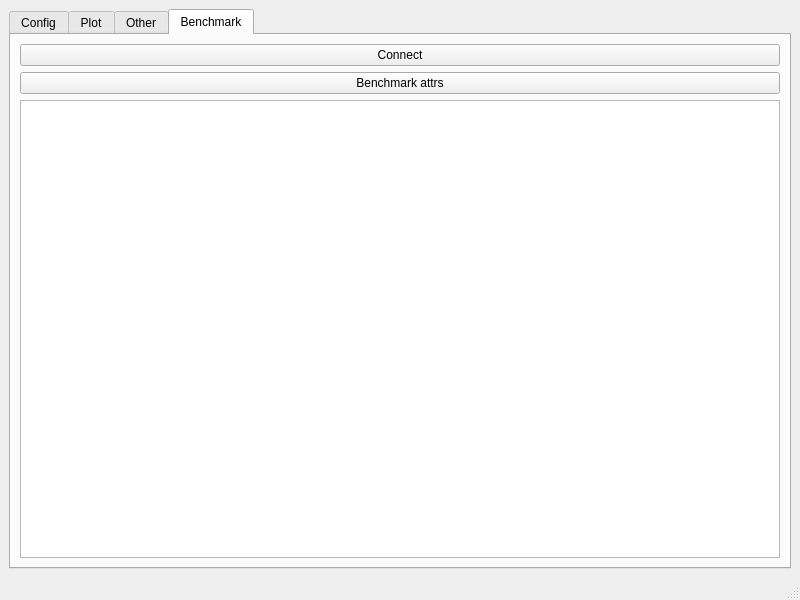
<?xml version="1.0" encoding="UTF-8"?>
<ui version="4.0">
 <class>MainWindow</class>
 <widget class="QMainWindow" name="MainWindow">
  <property name="geometry">
   <rect>
    <x>0</x>
    <y>0</y>
    <width>800</width>
    <height>600</height>
   </rect>
  </property>
  <property name="windowTitle">
   <string>MainWindow</string>
  </property>
  <property name="styleSheet">
   <string notr="true">/* Default background color */
QMainWindow &gt; .QWidget, adiscope--Sismograph &gt; QwtPlotCanvas, QMessageBox, QToolTip {
	background-color: #272730;
}

/* Default settings for QWidget and its sub-classes */
QWidget {
	background-color: transparent;
	color: #bebebe;
	font-style: normal;
	font-weight: normal;
	font-size: 13px;
}

QToolTip {
    padding: 6px;
    border: 1px solid rgba(149, 152, 154, 150);
    color: white;
}

QLabel {
	color: rgba(255, 255, 255, 150);
	font-size: 13px;
	font-style: normal;
	font-weight: normal;
	text-align: left;
}

QLabel:disabled, QRadioButton:disabled {color: rgba(255, 255, 255, 80); }

QLabel[invalid=true] { color: red; }

QLabel[valid=true] { color: rgba(255, 255, 255, 150) }

QTextBrowser { background-color: rgba(0, 0, 0, 150); }

/* Apply a gradient to the MenuAnim widgets */
adiscope--MenuAnim, adiscope--DMM #widget_2, .adiscope--PowerController #rightMenu {
	background-color: qlineargradient(spread:pad, x1: 0, y1: 0, x2: 0, y2: 1, stop: 0 rgba(0, 0, 0, 40), stop: 0.15 transparent, stop: 0.85 transparent, stop: 1.0 rgba(0, 0, 0, 40));
}

/* Except for the tool launcher's MenuAnim */
QMainWindow &gt; .QWidget &gt; .adiscope--MenuAnim { background-color: none; }

QwtPlot, QwtPolarPlot, pv--view--Viewport, QWidget[plot_container=true]{
	background-color: black;
}

/* QwtPlot should have a black background, except the sismographs */
adiscope--Sismograph { background-color: transparent; }

QwtPlotCanvas { background-color: #141416; }

QwtPolarCanvas { background-color: none; }

QwtScaleWidget { color: rgba(255, 255, 255, 180); }

QwtThermo {
	color: #999999;
	font-size: 26px;
}

adiscope--BufferPreviewer {
	border: 1px solid #7092be;
	alternate-background-color: #4a64ff;
	selection-background-color: #141416;
	selection-color: #ff7200;
	color: white;
}

QDial {
  background-color: black;
  color: #4963ff;
}

QTabWidget::tab-bar { left: 0; }

QTabWidget::pane { border-top: 0px; }

QTabBar::tab {
	min-width: 100px;
	min-height: 32px;
	padding-bottom: 5px;
	font: normal;
}

QTabBar::tab:selected {
	color: white;
	border-bottom: 2px solid #f36d0a;
	margin-top: 0px;
}

QTabBar::tab:!selected {
	border-bottom: 2px solid #373740;
}

QRadioButton {
	color: white;
	spacing: 12px;
}

QRadioButton::indicator {
	width: 14px;
	height: 14px;
	border: 2px solid;
	border-radius: 9px;
	border-color: #4963FF;
}

QRadioButton::indicator:checked { background-color: #4963FF; }

QRadioButton::indicator:disabled { border-color: #555555; }

QRadioButton::indicator:checked:disabled { background-color: #555555; }

QLineEdit {
	color: white;
	font-size: 16px;
	border: 0px solid gray;
	border-bottom: 1px solid rgba(255, 255, 255, 102);
	padding: 2px;
}

QLineEdit[valid=true]{ color: white; }
QLineEdit[invalid=true]{ color: red; }

QComboBox {
	height: 24px;
	border: none;
	font-size: 14px;

	border-bottom: 1px solid rgba(255, 255, 255, 102);
	padding-bottom: 4px;
}

QComboBox:disabled, QLineEdit:disabled { color: #555555; }

QComboBox QAbstractItemView {
	border: none;
	background-color: #1b1b21;
	text-align: left;
	color: #bebebe;
	outline: none;

	border-bottom: 1px solid #bebebe;
	border-top: 1px solid #bebebe;
}

/* This only works on Windows */
QComboBox QAbstractItemView {
	selection-background-color: #272730;
}

/* This does not work on Windows */
QComboBox::item:selected {
	font-weight: bold;
	font-size: 18px;
	border-bottom: 0px solid none;
	background-color: #272730;
}

QComboBox::drop-down {
	subcontrol-position: center right;
	border-image: url(:/icons/sba_cmb_box_arrow.svg);
	width: 10px;
	height: 6px;
	font-size: 16px;
	text-align: left;
}

QComboBox::indicator {
	background-color: transparent;
	selection-background-color: transparent;
	color: transparent;
	selection-color: transparent;
}

QMessageBox QLabel {
	height: 420px;
	width: 680px;
	color: rgba(255,255,255,240);
	font-size: 14px;
	font: bold;
}

QMessageBox QPushButton {
	height: 20px;
	width: 120px;
	background-color: #4a64ff;
	color: white;
	font-size: 16px;
	font: bold;
	border-radius: 5px;
	border-color: #4a64ff;
	border-style: solid;
	border-width: 1px;
}

QAbstractSpinBox {
	height: 45px;
	font-size: 16px;
	font-weight: bold;
	border-bottom: 1px solid rgba(255, 255, 255, 102);
}

QAbstractSpinBox::up-button, QAbstractSpinBox::down-button {
	height: 20px;
	width: 20px;
}

QAbstractSpinBox::up-button { border-image: url(:/icons/sba_up_btn.svg); }

QAbstractSpinBox::up-button:hover { border-image: url(:/icons/sba_up_btn_hover.svg); }

QAbstractSpinBox::up-button:pressed { border-image: url(:/icons/sba_up_btn_pressed.svg); }

QAbstractSpinBox::down-button { border-image: url(:/icons/sba_dn_btn.svg); }

QAbstractSpinBox::down-button:hover { border-image: url(:/icons/sba_dn_btn_hover.svg); }

QAbstractSpinBox::down-button:pressed { border-image: url(:/icons/sba_dn_btn_pressed.svg); }

QGroupBox {
	border: 2px solid rgba(255, 255, 255, 40);
	border-radius: 8px;
	color: rgba(255, 255, 255, 40);
	font-size: 16px;
	font-weight: bold;
	margin-top: 9px;
	padding-top: 5px;
}

QGroupBox::title {
	subcontrol-origin: margin;
	subcontrol-position: top left; /* position at the top center */
}

QScrollBar:vertical {
  background: #262628;
  max-width: 8px;
}

QScrollBar::handle:vertical {
  background: #404040;
  border: 0;
  border-radius: 3px;
}
QScrollBar::handle:vertical:hover {
  background: #4a4a4b;
  border: 0;
  border-radius: 3px;
}

QScrollBar::add-page:vertical, QScrollBar::sub-page:vertical { background: none; }

QScrollBar::add-line:vertical, QScrollBar::sub-line:vertical {
  border: none;
  background: none;
}

QScrollBar:horizontal {
  background: #262628;
  max-height: 6px;
  border-radius: 3px;
}

QScrollBar::handle:horizontal {
  background: #404040;
  border: 0;
  border-radius: 3px;
}

QScrollBar::handle:horizontal:hover {
  background: #4a4a4b;
  border: 0;
  border-radius: 3px;
}

QScrollBar::add-page:horizontal, QScrollBar::sub-page:horizontal { background: none; }

QScrollBar::add-line:horizontal, QScrollBar::sub-line:horizontal {
	border: none;
	background: none;
}

QDialog { background-color: #1b1b21; }

ScopyAboutDialog QPushButton{
	background-color: #4a64ff;
	color: #ffffff;
}

QTextBrowser#aboutTextBrowser{
	background-color: transparent;
	link-color: yellow;
	selection-color: yellow;
	color: white;
}

/* Label, line and arrow button dividers between sections */

QLabel[subsection_label=true]{
	font-size: 12px;
	color: rgba(255, 255, 255, 70);
}

QFrame[subsection_line=true]{ border: 1px solid rgba(255, 255, 255, 70); }

QPushButton[subsection_arrow_button=true]{
	max-height: 6px;
	max-width: 10px;
	border-image: url(:/icons/sba_cmb_box_arrow.svg);
}

QPushButton[subsection_arrow_button=true]:checked{
	max-height: 10px;
	max-width:  6px;
	border-image: url(:/icons/sba_cmb_box_arrow_right.svg);
}


/* Label associated with settings menu, right above a blue line divider */

QLabel[general_settings_label=true]{
	color: white;
	font-size: 14px;
	font-weight: normal;
}

/* Blue line divider */

QFrame[blue_line=true]{ border: 2px solid #4A64FF; }


/* General style for blue buttons */

QPushButton[blue_button=true]{
	background-color: #4a64ff;
	color: #ffffff;
	border-radius: 4px;
	font-size: 14px;
}

QPushButton[blue_button=true]:pressed{ background-color: #2a44df; }

QPushButton[blue_button=true]:hover{ background-color: #4a34ff; }

QPushButton[blue_button=true]:disabled { background-color: grey; }

/* Info button for each tool */

QPushButton[info_button=true]{
	 min-height: 40px;
	 max-height: 40px;
	 min-width: 40px;
	 max-width: 40px;
	 background-color: transparent;
	 border-radius: 4px;
}

QPushButton[info_button=true]:hover { background-color: rgba(0, 0, 0, 60); }


/* Menu title label */

QLabel[menu_title_label=true]{
	color: white;
	font-weight: normal;
	font-size: 14px;
}


/* Style for all SpinBoxes */

QSpinBox{
	color: white;
	border: 0px;
	border-bottom: 1px solid rgba(255, 255, 255, 100);
}


QCheckBox {
  spacing: 8px;
  background-color: transparent;
  font-size: 14px;
  font-weight: bold;
  color: rgba(255, 255, 255, 153);
}

QCheckBox::indicator {
  width: 14px;
  height: 14px;
  border: 2px solid rgb(74,100,255);
  border-radius: 4px;
}

QCheckBox::indicator:unchecked { background-color: transparent; }
QCheckBox::indicator:checked { background-color: rgb(74,100,255); }


QSlider::groove {
	border: 1px solid #444444;
	height: 2px; /* the groove expands to the size of the slider by default. by giving it a height, it has a fixed size */
	background: #999999;
	margin: 2px 0;
	border-radius: 2px;
}

QSlider::handle {
	background: rgb(73, 99, 255);
	border: 0px solid;
	width: 18px;
	margin: -8px 0; /* handle is placed by default on the contents rect of the groove. Expand outside the groove */
	border-radius: 8px;
}

QSlider::handle:disabled { background: #444444; }

QSlider::sub-page:horizontal { background: #4A64FF; }


/* Style for settings and general settings buttons from all menus */

QPushButton[menu_icon_button=true] {
	 min-height: 40px;
	 max-height: 40px;
	 min-width: 60px;
	 max-width: 60px;
	 padding-top:5px
}

QPushButton[menu_icon_button=true]:checked { border-top: 1px solid rgba(255,255,255,150); }

QPushButton[menu_icon_button=true]:!checked { border-top: 1px solid rgba(255,255,255,0); }

QPushButton[menu_icon_button=true]:!checked:hover { border-top: 1px solid rgba(255,255,255,0); }

QPushButton[menu_icon_button=true]:checked:hover { border-top: 1px solid rgba(255,255,255,200); }


/* Style for all Tool launcher buttons, such as Home, Menu, Preferences, Load, Save, Notes, etc. */

QPushButton[tool_launcher_custom_widget=true] {
	text-align:left;
	border: none;
	background-color: none;
}

.QWidget[tool_launcher_custom_widget=true]:hover {
	background-color: rgba(0, 0, 0, 60);
	border: 1px solid rgba(0, 0, 0, 30);
	border-radius:5px;
}

QWidget[tool_launcher_custom_widget=true][selected=true] {
	background-color: rgba(0, 0, 0, 60);
	border: 1px solid rgba(0, 0, 0, 30);
	border-radius:5px;
}


/* Style for icon-buttons such as Device, Home, Plus, etc. */

QWidget[menu_button=true][selected=true] {
	opacity: 0.6;
	border-radius: 4px;
	background-color: #141416;
}

QWidget[menu_button=true][selected=false] { background-color: transparent; }


/* Styles for DigitalIO widgets */

QWidget#page {
	border-radius: 12px;
	background-color: rgba(0, 0, 0, 80);
}

QWidget#stackedWidgetPage1 {
	border-radius: 12px;
	background-color: #141416;
}


/* Background color for info page */

.adiscope--StackedHomepage#stackedWidget{ background-color: black; }


/* Style for all line separators */

QFrame[line_separator=true]{ background-color: rgba(255, 255, 255, 16); }


/* Background color for Voltmeter and Power Supply */

.adiscope--PowerController #leftPanel, .adiscope--DMM #leftPanel{
	background-color: rgba(0, 0, 0, 40);
}


/* Gradient background for all instruments */

.adiscope--Oscilloscope #mainWidget, .adiscope--SpectrumAnalyzer #mainWidget,
.adiscope--NetworkAnalyzer #mainWidget, .adiscope--SignalGenerator #mainWidget,
.adiscope--logic--LogicAnalyzer #mainWidget, .adiscope--logic--PatternGenerator #mainWidget,
.adiscope--DigitalIO #widget, .adiscope--DMM #hLayout_top_btn_area_voltmeter, .adiscope--PowerController #hWidget_top_area {
	background-color: qlineargradient(spread:pad, x1: 0, y1: 0, x2: 1, y2: 0, stop: 0 rgba(0, 0, 0, 40), stop: 0.1 transparent, stop: 1.0 transparent);
}

/* Remove inherited gradient from the export setting of the Oscilloscope */

.adiscope--ExportSettings #mainWidget, .adiscope--ImportSettings #mainWidget {
	background-color: none;
}

adiscope--CursorReadouts {
  background-color: black;
}

QWidget[scopy_logo=true]{
	background-image: url(:/menu/scopy_title.png);
	background-repeat: no-repeat;
	background-position: left center;
}

QPushButton[menu_icon=true]{
	background-image: url(:/menu/menu_button.png);
	background-repeat: no-repeat;
	background-position: left center;
}

QWidget[adi_logo=true]{
	background-image: url(:/menu/adi.png);
	background-repeat: no-repeat;
	background-position: left center;
	min-width: 104px;
	min-height: 30px;
}

QPushButton[save_logo=true]{
	background-image: url(:/icons/ic save.svg);
	background-repeat: no-repeat;
}

QPushButton[load_logo=true]{
	background-image: url(:/icons/ic load.svg);
	background-repeat: no-repeat;
	background-position: left center;
}

QPushButton[preferences_icon=true]{
	background-image: url(:/menu/debugger.png);
	background-repeat: no-repeat;
	background-position: left center;
	qproperty-text: &quot;Preferences&quot;;
	text-align: center;
}

QPushButton[general_settings_icon=true]:checked {
  image: url(:/icons/gear_wheel_pressed.svg);
}

QPushButton[general_settings_icon=true]:!checked {
  image: url(:/icons/gear_wheel.svg);
}


QPushButton[general_settings_icon=true]:!checked:hover {
  image: url(:/icons/gear_wheel_hover.svg);
}

QPushButton[general_settings_icon=true]:checked:hover {
  image: url(:/icons/gear_wheel_pressed.svg);
}

QPushButton[settings_icon=true]:checked {
  image: url(:/icons/setup3_checked_hover.svg);
}

QPushButton[settings_icon=true]:!checked {
  image: url(:/icons/setup3_unchecked.svg);
}

QPushButton[settings_icon=true]:!checked:hover {
  image: url(:/icons/setup3_unchecked_hover.svg);
}

QPushButton[settings_icon=true]:checked:hover {
  image: url(:/icons/setup3_checked_hover.svg);
}

QHeaderView::section {
  background-color: transparent;
}

QHeaderView::section:checked {
  background-color: transparent;
}

/*************************************************************/



/************************** Channel widget **************************/

adiscope--ChannelWidget QWidget {
  color: rgba(255, 255, 255, 153);

  border-width: 0px;
  border-radius: 6px;
}

/* Widget containing box, name, btn */

adiscope--ChannelWidget QWidget#widget {
  background-color: transparent;
  border-radius: 4px;
}
adiscope--ChannelWidget QWidget#widget[selected=true] {
  background-color: rbga(20, 20, 22, 153);
}

/* Round check box */
adiscope--ChannelWidget QCheckBox#box{
  spacing: 0px;
  background-color: none;
  font-size: 14px;
  font-weight: bold;
}
adiscope--ChannelWidget QCheckBox#box::indicator {
  width: 14px;
  height: 14px;
  border: 2px solid #000000; /* Will be overwritted in the ChannelWidget constructor */
  border-radius: 9px;
}
adiscope--ChannelWidget QCheckBox#box::indicator:unchecked {
  background-color: transparent;
}
adiscope--ChannelWidget QCheckBox#box::indicator:checked {
  background-color: #000000; /* Will be overwritted in the ChannelWidget constructor */
}

/* Name */
adiscope--ChannelWidget QPushButton#name {
  font-size: 14px;
  font-weight: bold;
  background-color: none;
}

/* Delete Button */
adiscope--ChannelWidget QPushButton#delBtn {
  width: 24px;
  height: 24px;
  background-color: transparent;
  background-position: center center;
  background-repeat: no-repeat;
  background-image: url(:/icons/redX.svg);
}
adiscope--ChannelWidget QPushButton#delBtn::hover {
   background-image: url(:/icons/redX.svg);
}

/* Menu button */
adiscope--ChannelWidget QPushButton#btn {
  width: 40px;
  height: 20px;
  background-color: transparent;
}
adiscope--ChannelWidget QPushButton#btn:pressed {
  border-image: url(:/icons/setup_btn_checked.svg)
}
adiscope--ChannelWidget QPushButton#btn:!pressed {
  border-image: url(:/icons/setup_btn_unchecked.svg)
}
adiscope--ChannelWidget QPushButton#btn:hover:!pressed:!checked {
  border-image: url(:/icons/setup_btn_hover.svg)
}
adiscope--ChannelWidget QPushButton#btn:checked {
  border-image: url(:/icons/setup_btn_checked.svg)
}

/* Underline */
adiscope--ChannelWidget QFrame#line {
  border: 2px solid transparent;
}
adiscope--ChannelWidget QFrame#line[selected=true] {
  border: 2px solid #000000; /* Will be overwritted in the ChannelWidget constructor */
}

/*************************************************************/



/******************** Dropdown switch list ************************/

adiscope--DropdownSwitchList {
  height: 30px;
  border: 0px;
  font-size: 18px;
  border-radius: 4px;
  padding-left: 20px;
}

adiscope--DropdownSwitchList:editable{
  background-color: #141416;
  color: white;
}

adiscope--DropdownSwitchList::drop-down {
  subcontrol-position: center right;
  width: 10px;
  height: 6px;
  border-image: url(:/icons/sba_cmb_box_arrow.svg);
  margin-right: 20px;
}

adiscope--DropdownSwitchList QAbstractItemView {
  border: 0px;
  background-color: #141416;
  font-size: 18px;
  outline: 0px;

  /* Add left space. Color should match background-color*/
  border-left: 0px solid #141416; /* setting to 0 for now */
}

adiscope--DropdownSwitchList QAbstractItemView::item {
  color: #ffffff;
  height: 60px;
}

adiscope--DropdownSwitchList QAbstractItemView::item:hover {
  background-color: #141416;
  font-weight: bold;
  border-bottom: 0px solid none;
}

adiscope--DropdownSwitchList QHeaderView {
  /* Cancel the effect of the QAbstractItemView border-left property. It's
  necessary because the border (or padding) of the QAbstractItemView applies to
  this element as well. */
  padding-left: -0px;
}

adiscope--DropdownSwitchList QHeaderView:section {
  color: rgba(255, 255, 255, 153);
  background-color: #141416;
  border: 0px;
  font: 14px;
}

adiscope--DropdownSwitchList QCheckBox {
	background-color: #141416;
}

adiscope--DropdownSwitchList QCheckBox::indicator {
  width: 16px;
  height: 16px;
  subcontrol-position: center;
}

/*************************************************************/



/************************* SpinBoxes *************************/

adiscope--SpinBoxA QPushButton#SBA_UpButton {
  width: 30px;
  height: 30px;
  border-image: url(:/icons/sba_up_btn.svg);
  border: 0px;
}

adiscope--SpinBoxA QPushButton#SBA_UpButton:pressed {
  border-image: url(:/icons/sba_up_btn_pressed.svg);
}
adiscope--SpinBoxA QPushButton#SBA_UpButton:hover:!pressed {
  border-image: url(:/icons/sba_up_btn_hover.svg);
}

adiscope--SpinBoxA QPushButton#SBA_DownButton {
  width: 30px;
  height: 30px;
  border-image: url(:/icons/sba_dn_btn.svg);
  border: 0px;
}
adiscope--SpinBoxA QPushButton#SBA_DownButton:pressed {
  border-image: url(:/icons/sba_dn_btn_pressed.svg);
}
adiscope--SpinBoxA QPushButton#SBA_DownButton:hover:!pressed {
  border-image: url(:/icons/sba_dn_btn_hover.svg);
}

adiscope--SpinBoxA QLabel#SBA_Label {
  color: rgba(255, 255, 255, 102);
  font-size: 14px;
}

adiscope--SpinBoxA QLineEdit#SBA_LineEdit {
  height: 20px;
  width: 75px;
  font-size: 18px;
  border: 0px;
  bottom: 10px;
}

adiscope--SpinBoxA QFrame#SBA_Line {
  color: #4a64ff;
}

adiscope--SpinBoxA QFrame#SBA_Line:disabled {
  color: #555555;
}

adiscope--SpinBoxA QComboBox#SBA_Combobox {
  height: 20px;
  font-size: 12px;
  font-weight: normal;
  border-bottom: 0px;
  padding-bottom: 0px;
}

adiscope--SpinBoxA QComboBox#SBA_Combobox::drop-down {
  subcontrol-position: center right;
  width: 10px;
  height: 6px;
  border-image: url(:/icons/sba_cmb_box_arrow.svg);
}

adiscope--SpinBoxA QComboBox#SBA_Combobox::drop-down:disabled {
  subcontrol-position: center right;
  width: 0px;
  height: 0px;
  border-image: url(:/icons/sba_cmb_box_arrow.svg);
}

adiscope--SpinBoxA QDial#SBA_CompletionCircle {
  background-color: black;
  color: #4963ff;
}
/*************************************************************/


/******************** Stop buttons *************************/

QPushButton[stopButton=true] {
    background-repeat: no-repeat;
    background-position: center center;
}

QPushButton[stopButton=true]:enabled {
    background-image: url(:/icons/ico-stop.svg);
}

QPushButton[stopButton=true][disabled=true][enabled=false] {
    background-image: url(:/icons/ico-stop.svg);
}

QPushButton[stopButton=true]:checked {
    background-image: url(:/icons/ico-play-green.svg);
}

/*************************************************************/

/******************** User Notes *************************/

QPushButton[userNote=true] {
        background-image: url(:/icons/ic_note_unchecked.svg);
}

QPushButton[userNote=true]:checked {
        background-image: url(:/icons/ic_note_checked.svg);
}

/*************************************************************/</string>
  </property>
  <widget class="QWidget" name="centralwidget">
   <layout class="QHBoxLayout" name="horizontalLayout_2">
    <item>
     <widget class="QTabWidget" name="tabWidget">
      <property name="currentIndex">
       <number>3</number>
      </property>
      <widget class="QWidget" name="tab_2">
       <attribute name="title">
        <string>Config</string>
       </attribute>
       <layout class="QHBoxLayout" name="horizontalLayout_3">
        <item>
         <layout class="QVBoxLayout" name="verticalLayout_3">
          <item>
           <widget class="QListWidget" name="sinkList">
            <property name="sizePolicy">
             <sizepolicy hsizetype="Preferred" vsizetype="Expanding">
              <horstretch>0</horstretch>
              <verstretch>0</verstretch>
             </sizepolicy>
            </property>
           </widget>
          </item>
          <item>
           <layout class="QHBoxLayout" name="horizontalLayout_5">
            <property name="topMargin">
             <number>0</number>
            </property>
            <item>
             <widget class="QLineEdit" name="nameEdit"/>
            </item>
            <item>
             <widget class="QComboBox" name="sinkCmb">
              <property name="sizePolicy">
               <sizepolicy hsizetype="Preferred" vsizetype="Fixed">
                <horstretch>0</horstretch>
                <verstretch>0</verstretch>
               </sizepolicy>
              </property>
              <item>
               <property name="text">
                <string>vector</string>
               </property>
              </item>
              <item>
               <property name="text">
                <string>wav</string>
               </property>
              </item>
              <item>
               <property name="text">
                <string>iio</string>
               </property>
              </item>
             </widget>
            </item>
            <item>
             <widget class="QPushButton" name="addBtn">
              <property name="sizePolicy">
               <sizepolicy hsizetype="Preferred" vsizetype="Fixed">
                <horstretch>0</horstretch>
                <verstretch>0</verstretch>
               </sizepolicy>
              </property>
              <property name="text">
               <string>add</string>
              </property>
             </widget>
            </item>
           </layout>
          </item>
          <item>
           <widget class="QPushButton" name="removeBtn">
            <property name="text">
             <string>remove</string>
            </property>
           </widget>
          </item>
          <item>
           <widget class="QPushButton" name="configBtn">
            <property name="text">
             <string>config</string>
            </property>
           </widget>
          </item>
          <item>
           <spacer name="verticalSpacer">
            <property name="orientation">
             <enum>Qt::Vertical</enum>
            </property>
            <property name="sizeHint" stdset="0">
             <size>
              <width>20</width>
              <height>40</height>
             </size>
            </property>
           </spacer>
          </item>
         </layout>
        </item>
       </layout>
      </widget>
      <widget class="QWidget" name="plotInstrument">
       <property name="sizePolicy">
        <sizepolicy hsizetype="Expanding" vsizetype="Expanding">
         <horstretch>0</horstretch>
         <verstretch>0</verstretch>
        </sizepolicy>
       </property>
       <attribute name="title">
        <string>Plot</string>
       </attribute>
      </widget>
      <widget class="QWidget" name="tab">
       <attribute name="title">
        <string>Other</string>
       </attribute>
       <layout class="QVBoxLayout" name="verticalLayout">
        <item>
         <widget class="QLabel" name="label">
          <property name="text">
           <string>TextLabel</string>
          </property>
         </widget>
        </item>
        <item>
         <widget class="QLabel" name="label_uri">
          <property name="text">
           <string>TextLabel</string>
          </property>
         </widget>
        </item>
        <item>
         <layout class="QHBoxLayout" name="horizontalLayout">
          <property name="topMargin">
           <number>0</number>
          </property>
          <item>
           <widget class="QLineEdit" name="lineEdit_uri">
            <property name="text">
             <string>ip:</string>
            </property>
           </widget>
          </item>
          <item>
           <widget class="QPushButton" name="pushButton">
            <property name="text">
             <string>Set</string>
            </property>
           </widget>
          </item>
         </layout>
        </item>
        <item>
         <widget class="QPushButton" name="pushButton_2">
          <property name="sizePolicy">
           <sizepolicy hsizetype="Minimum" vsizetype="Minimum">
            <horstretch>0</horstretch>
            <verstretch>0</verstretch>
           </sizepolicy>
          </property>
          <property name="minimumSize">
           <size>
            <width>0</width>
            <height>200</height>
           </size>
          </property>
          <property name="text">
           <string>scan</string>
          </property>
         </widget>
        </item>
        <item>
         <widget class="QTextEdit" name="textEdit"/>
        </item>
        <item>
         <layout class="QVBoxLayout" name="plotLayout"/>
        </item>
        <item>
         <widget class="QPushButton" name="pushButton_libiio">
          <property name="text">
           <string>CONNECT libiio</string>
          </property>
         </widget>
        </item>
        <item>
         <widget class="QPushButton" name="pushButton_libm2k">
          <property name="text">
           <string>CONNECT libm2k</string>
          </property>
         </widget>
        </item>
       </layout>
      </widget>
      <widget class="QWidget" name="tab_3">
       <attribute name="title">
        <string>Benchmark</string>
       </attribute>
       <layout class="QVBoxLayout" name="verticalLayout_2">
        <item>
         <widget class="QPushButton" name="pushButton_3">
          <property name="text">
           <string>Connect</string>
          </property>
         </widget>
        </item>
        <item>
         <widget class="QPushButton" name="pushButton_4">
          <property name="text">
           <string>Benchmark attrs</string>
          </property>
         </widget>
        </item>
        <item>
         <widget class="QTextEdit" name="textEdit_2"/>
        </item>
       </layout>
      </widget>
     </widget>
    </item>
   </layout>
  </widget>
  <widget class="QMenuBar" name="menubar">
   <property name="geometry">
    <rect>
     <x>0</x>
     <y>0</y>
     <width>800</width>
     <height>21</height>
    </rect>
   </property>
  </widget>
  <widget class="QStatusBar" name="statusbar"/>
 </widget>
 <resources/>
 <connections/>
</ui>
